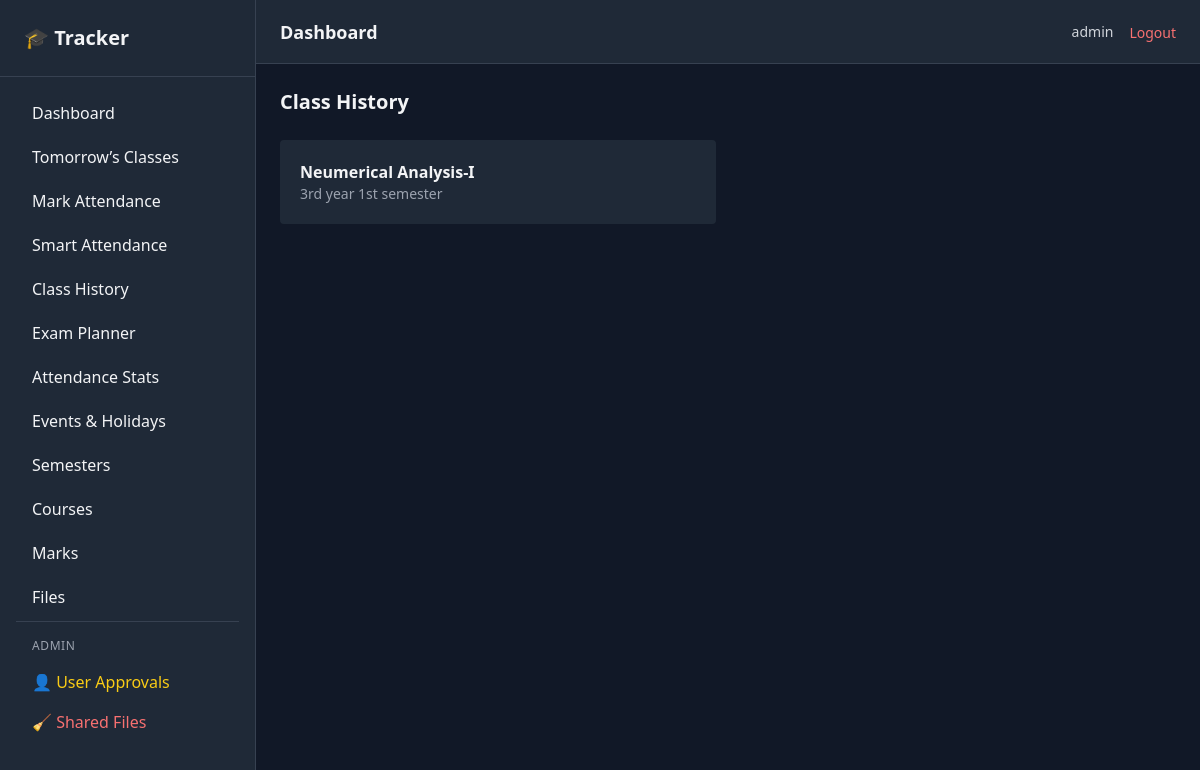
/history/ (signed in), run on an earlier commit of the app's database.
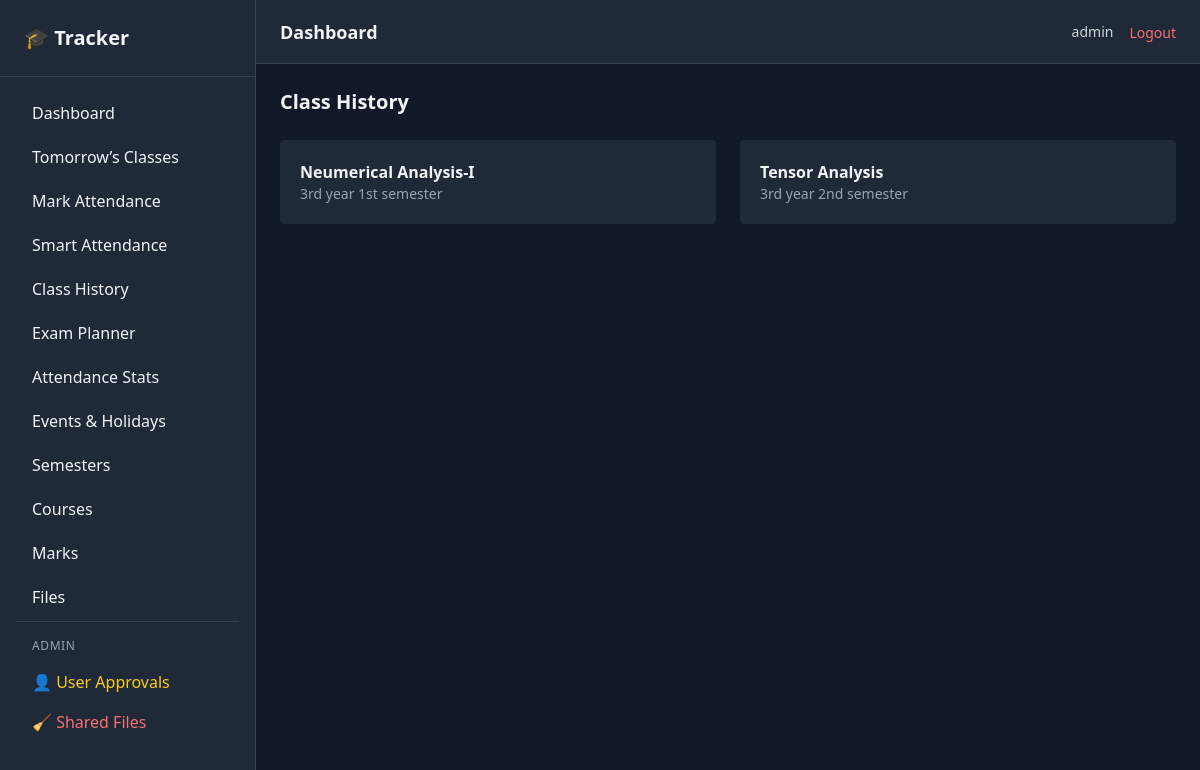
And on a later commit of the database.
### core/models.py (models this page shows, shortened)
class Course(models.Model):
    user = models.ForeignKey(
        settings.AUTH_USER_MODEL,
        on_delete = models.CASCADE,
        related_name = 'courses'
    )
    semester = models.ForeignKey(
        Semester,
        on_delete = models.CASCADE,
        related_name = 'courses'
    )
    name = models.CharField(max_length=150)
    course_code = models.CharField(max_length=50)
    teacher_name = models.CharField(max_length=150)
    total_class_planned = models.PositiveIntegerField(default=20)
    created_at = models.DateTimeField(auto_now_add=True)
    class Meta:
        ordering = ['course_code']

class Semester(models.Model):
    user = models.ForeignKey(
        settings.AUTH_USER_MODEL,
        on_delete  = models.CASCADE,
        related_name = 'semesters'
    )
    name = models.CharField(max_length=100)
    start_date = models.DateField()
    end_date = models.DateField(null=True, blank=True)
    is_active  = models.BooleanField(default=False)
    class Meta:
        ordering = ['-start_date']

### core/views.py (the view)
# urls.py: path('history/', views.class_history_courses, name='class_history_courses'),
@login_required
def class_history_courses(request):
    courses = Course.objects.filter(user=request.user)
    return render(request, 'history/course_list.html', {
        'courses': courses
    })

### templates/history/course_list.html
{% extends 'base/base.html' %}
{% block content %}
<h2 class="text-xl font-semibold mb-6">Class History</h2>
<div class="grid md:grid-cols-2 gap-6">
    {% for course in courses %}
        <a href="{% url 'class_history_detail' course.id %}"
           class="bg-gray-800 p-5 rounded hover:bg-gray-700 transition">
            <h3 class="font-semibold">{{ course.name }}</h3>
            <p class="text-sm text-gray-400">
                {{ course.semester.name }}
            </p>
        </a>
    {% empty %}
        <p class="text-gray-400">No courses available.</p>
    {% endfor %}
</div>
{% endblock %}

What changed in the data, as far as the page shows it:
added Course: name "Tensor Analysis", semester.name "3rd year 2nd semester"
